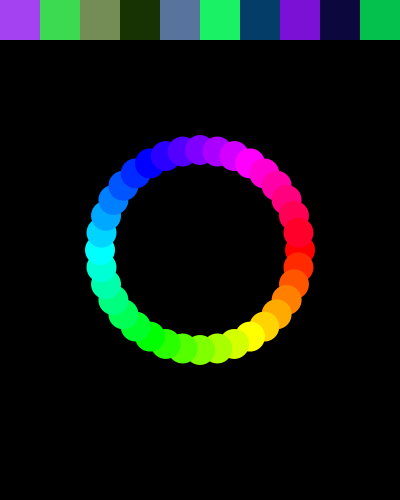
Frame 1 (no input)
Frame 60 (the mouse pressed at the canvas centre just before this capture): identical to frame 1, image omitted
Frame 120 (the mouse held since frame 60 and released just before this capture): identical to frame 1, image omitted

The Processing sketch that drew this single still picture (run headless with seeded random() and noise(); from frame 60 on, the mouse is pressed at the canvas centre):

// Processing sketch: for_loop
// ── for_loop.pde
void setup() {
  size(400, 500);
  background(0);
  
  // for-loop!
  //for (from; until; increment) { // do something }
  
  // how many times you want to repeat!
  for (int i=0; i<5; i++) {
    println( i );
  }
  
  // fill something in a range!
  int rectSize = 40;
  for (int x=0; x<width; x += rectSize) {
    noStroke();
    fill(random(255),random(255),random(255));
    rect(x, 0, rectSize, rectSize);
  }
  
  // range! how about angle! -- learn about it! and ask questions!
  
  colorMode(HSB, 360, 100, 100);
  pushMatrix();
  translate(width/2, height/2);
  for (int angle=0; angle<360; angle += 10) {
    pushMatrix(); // to wrap only rotate() function! 
    rotate( radians(angle) );
    fill(angle, 100, 100); // Hue, Sat, Brightness
    ellipse(100, 0, 30, 30);
    popMatrix(); // remove the rotation!
  }
  popMatrix();
}

void draw() {
  //
}






// x += xSpeed // x = x + xSpeed;
// x += 5      // x = x + 5;
// x += -5     // x = x - 5;
// x -= 5      // x = x - 5;
// x++;        // x = x + 1;
